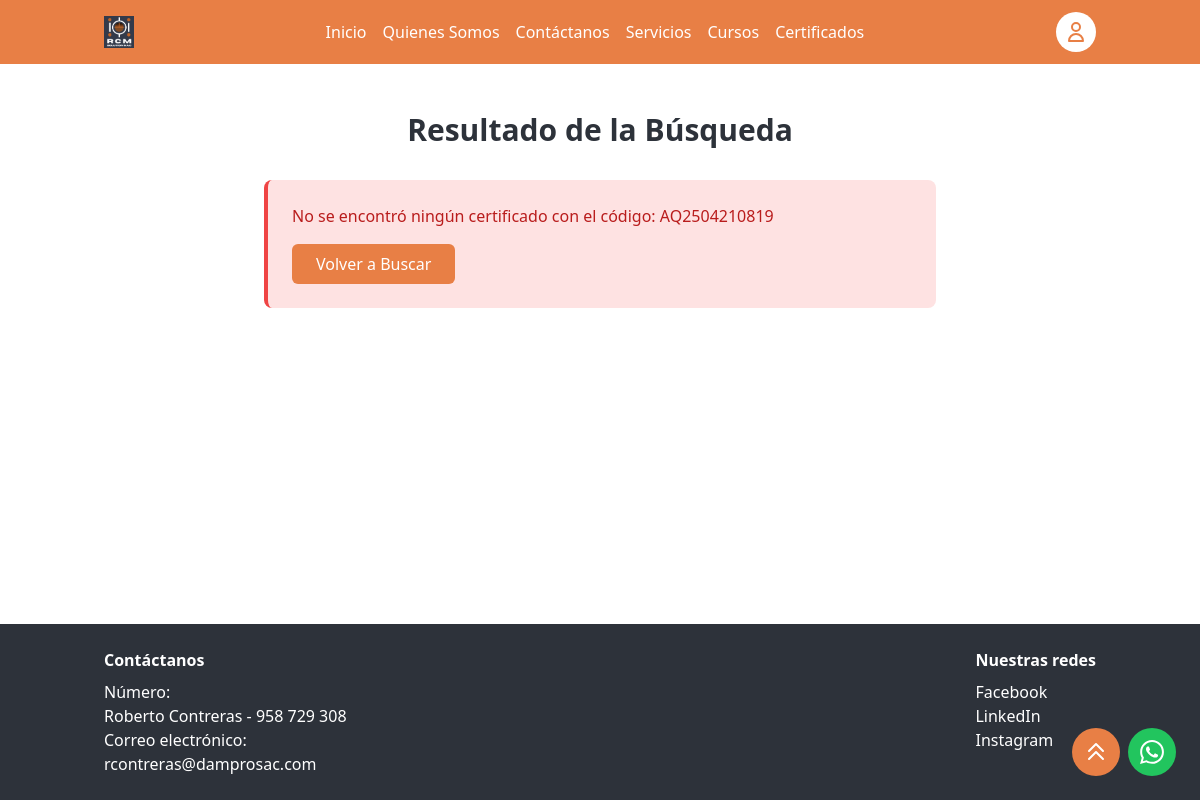
The app's page /certificados/AQ2504210819/, older data.
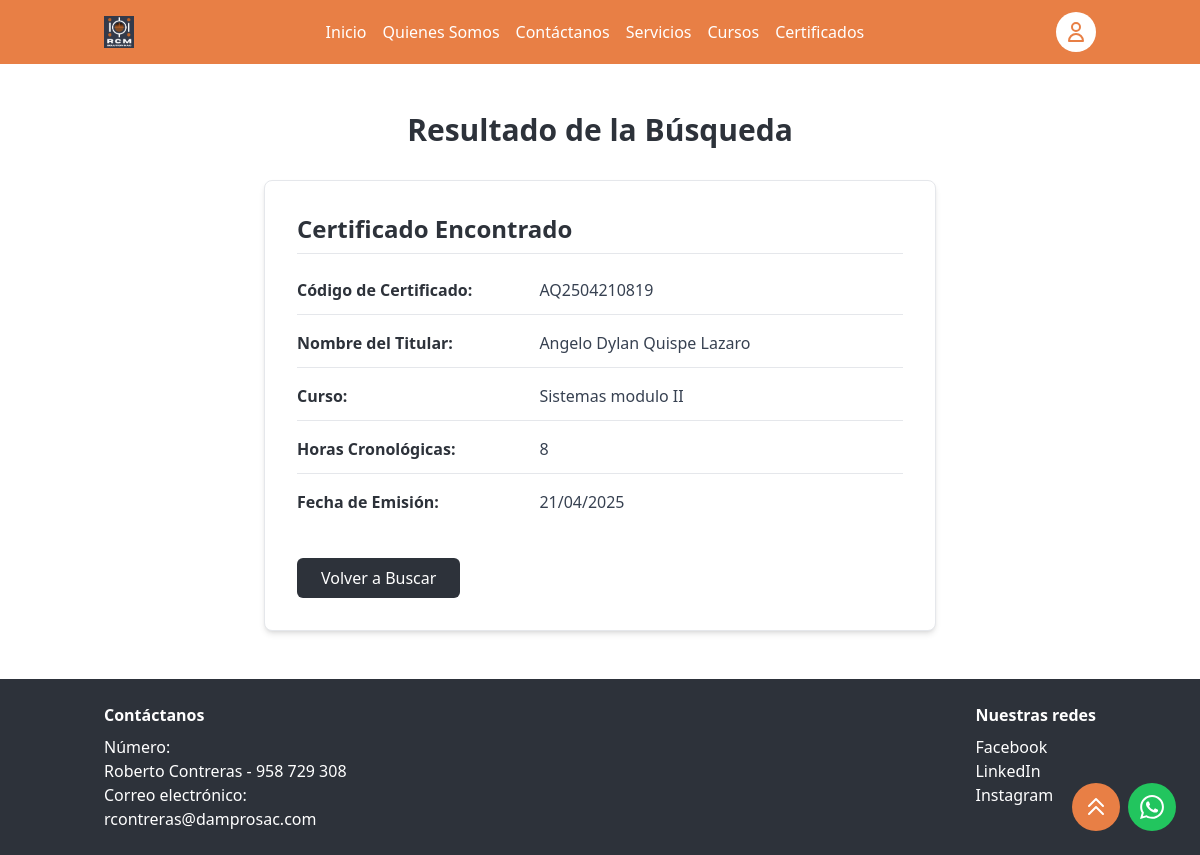
The same page, newer data.
### system/models.py (models this page shows)
class Certificate(models.Model):
    cert_code = models.CharField(max_length=100, unique=True)
    usuario = models.ForeignKey(Usuario, on_delete=models.CASCADE, related_name='certificates')
    course = models.ForeignKey(Course, on_delete=models.CASCADE, related_name='certificates')
    creation_date = models.DateTimeField(auto_now_add=True)
    chronological_hours = models.PositiveIntegerField()

class Usuario(models.Model):
    first_name = models.CharField(max_length=100)
    middle_name = models.CharField(max_length=100, blank=True, null=True)
    last_name = models.CharField(max_length=100)
    second_last_name = models.CharField(max_length=100, blank=True, null=True)
    user_type = models.CharField(max_length=50)

class Course(models.Model):
    name = models.CharField(max_length=200)
    course_hours = models.PositiveIntegerField()

### system/views.py (the view)
# urls.py: path('certificados/<str:cert_code>/', views.certificado_detail, name='certificado_detail'),
def certificado_detail(request, cert_code):
    certificado = None
    error = None
    try:
        certificado = Certificate.objects.select_related('usuario', 'course').get(cert_code=cert_code)
    except Certificate.DoesNotExist:
        error = f"No se encontró ningún certificado con el código: {cert_code}"
    return render(request, 'system/certificado_detail.html', {
        'certificado': certificado,
        'error': error
    })

### system/templates/system/certificado_detail.html (shortened to what this page needs)
{% extends 'system/base.html' %}
{% block content %}
<section id="certificado-detail" class="bg-white py-12">
  <div class="container mx-auto px-4">
    <h1 class="text-3xl font-bold text-center text-dampro-dark mb-8">Resultado de la Búsqueda</h1>
    <div class="max-w-2xl mx-auto">
      {% if error %}
        <div class="bg-red-100 border-l-4 border-red-500 text-red-700 p-6 rounded-lg mb-6" role="alert">
          <p class="mb-4">{{ error }}</p>
          <a href="{% url 'system:certificados' %}" class="inline-block bg-dampro-orange text-white py-2 px-6 rounded-md font-medium hover:bg-opacity-90 transition-colors">Volver a Buscar</a>
        </div>
      {% endif %}
      {% if certificado %}
        <div class="bg-white p-8 rounded-lg shadow-md border border-gray-200">
          <h2 class="text-2xl font-bold text-dampro-dark mb-6 pb-2 border-b border-gray-200">Certificado Encontrado</h2>
          <div class="space-y-4 mb-8">
            <div class="flex flex-col sm:flex-row border-b border-gray-200 pb-3">
              <span class="font-bold text-dampro-dark w-full sm:w-2/5">Código de Certificado:</span>
              <span class="text-gray-700 w-full sm:w-3/5">{{ certificado.cert_code }}</span>
            </div>
            <div class="flex flex-col sm:flex-row border-b border-gray-200 pb-3">
              <span class="font-bold text-dampro-dark w-full sm:w-2/5">Nombre del Titular:</span>
              <span class="text-gray-700 w-full sm:w-3/5">
                {{ certificado.usuario.first_name }}
                {% if certificado.usuario.middle_name %}{{ certificado.usuario.middle_name }}{% endif %}
                {{ certificado.usuario.last_name }}
                {% if certificado.usuario.second_last_name %}{{ certificado.usuario.second_last_name }}{% endif %}
              </span>
            </div>
            <div class="flex flex-col sm:flex-row border-b border-gray-200 pb-3">
              <span class="font-bold text-dampro-dark w-full sm:w-2/5">Curso:</span>
              <span class="text-gray-700 w-full sm:w-3/5">{{ certificado.course.name }}</span>
            </div>
            <div class="flex flex-col sm:flex-row border-b border-gray-200 pb-3">
              <span class="font-bold text-dampro-dark w-full sm:w-2/5">Horas Cronológicas:</span>
              <span class="text-gray-700 w-full sm:w-3/5">{{ certificado.chronological_hours }}</span>
            </div>
            <div class="flex flex-col sm:flex-row pb-3">
              <span class="font-bold text-dampro-dark w-full sm:w-2/5">Fecha de Emisión:</span>
              <span class="text-gray-700 w-full sm:w-3/5">{{ certificado.creation_date|date:"d/m/Y" }}</span>
            </div>
          </div>
          <div class="flex justify-between items-center mt-8">
            <a href="{% url 'system:certificados' %}" class="inline-block bg-dampro-dark text-white py-2 px-6 rounded-md font-medium hover:bg-opacity-90 transition-colors">Volver a Buscar</a>
          </div>
        </div>
      {% endif %}
    </div>
  </div>
</section>
{% endblock %}

### system/templates/system/base.html (shortened to what this page needs)
{% load static %}
<!DOCTYPE html>
<html lang="es">
<head>
  <script src="https://cdn.tailwindcss.com"></script>
</head>
<body class="bg-white flex flex-col min-h-screen">
  <nav class="bg-dampro-orange text-white">
    <div class="container mx-auto px-4 py-3 flex justify-between items-center">
      <a href="{% url 'system:home' %}" class="flex items-center">
        <img src="{% static '/system/images/logo.png' %}" alt="RCM Solutions SAC" class="h-8">
      </a>
      <div class="hidden md:flex space-x-4">
        <a href="{% url 'system:home' %}" class="font-medium hover:text-gray-200">Inicio</a>
        <a href="{% url 'system:quienes_somos' %}" class="font-medium hover:text-gray-200">Quienes Somos</a>
        <a href="{% url 'system:contactanos' %}" class="font-medium hover:text-gray-200">Contáctanos</a>
        <a href="{% url 'system:servicios' %}" class="font-medium hover:text-gray-200">Servicios</a>
        <a href="{% url 'system:cursos' %}" class="font-medium hover:text-gray-200">Cursos</a>
        <a href="{% url 'system:certificados' %}" class="font-medium hover:text-gray-200">Certificados</a>
      </div>
      <a href="{% url 'system:login' %}" class="bg-white rounded-full p-2 flex items-center justify-center">
        <svg xmlns="http://www.w3.org/2000/svg" class="h-6 w-6 text-dampro-orange" fill="none" viewBox="0 0 24 24" stroke="currentColor">
          <path stroke-linecap="round" stroke-linejoin="round" stroke-width="2" d="M16 7a4 4 0 11-8 0 4 4 0 018 0zM12 14a7 7 0 00-7 7h14a7 7 0 00-7-7z" />
        </svg>
      </a>
    </div>
  </nav>
  <main class="flex-grow">
    {% block content %}{% endblock %}
  </main>
  <footer class="bg-dampro-dark text-white py-6">
    <div class="container mx-auto px-4">
      <div class="flex flex-col md:flex-row justify-between">
        <div class="mb-4 md:mb-0">
          <h4 class="font-bold mb-2">Contáctanos</h4>
          <p>Número:<br>Roberto Contreras - 958 729 308</p>
          <p>Correo electrónico:<br>rcontreras@damprosac.com</p>
        </div>
        <div>
          <h4 class="font-bold mb-2">Nuestras redes</h4>
          <ul>
            <li><a href="#" class="hover:text-dampro-orange">Facebook</a></li>
            <li><a href="#" class="hover:text-dampro-orange">LinkedIn</a></li>
            <li><a href="#" class="hover:text-dampro-orange">Instagram</a></li>
          </ul>
        </div>
      </div>
    </div>
    <div class="fixed bottom-6 right-6">
      <a href="https://wa.me/51958729308" class="bg-green-500 text-white p-3 rounded-full flex items-center justify-center">
      </a>
    </div>
    <div class="fixed bottom-6 right-20">
      <a href="#" class="bg-dampro-orange text-white p-3 rounded-full flex items-center justify-center">
        <svg xmlns="http://www.w3.org/2000/svg" class="h-6 w-6" fill="none" viewBox="0 0 24 24" stroke="currentColor">
          <path stroke-linecap="round" stroke-linejoin="round" stroke-width="2" d="M5 11l7-7 7 7M5 19l7-7 7 7" />
        </svg>
      </a>
    </div>
  </footer>
</body>
</html>

Row changes from the older to the newer data that the page shows:
added Certificate: cert_code "AQ2504210819", usuario.first_name "Angelo", usuario.middle_name "Dylan", usuario.last_name "Quispe", usuario.second_last_name "Lazaro", course.name "Sistemas modulo II", chronological_hours "8", creation_date "21/04/2025"
Text that changed along with them:
{{ error }}: "No se encontró ningún certificado con el código: AQ2504210819" → (not shown)
text now shown: "Certificado Encontrado Código de Certificado: Nombre del Titular: Curso: Horas Cronológicas: Fecha de Emisión:"
